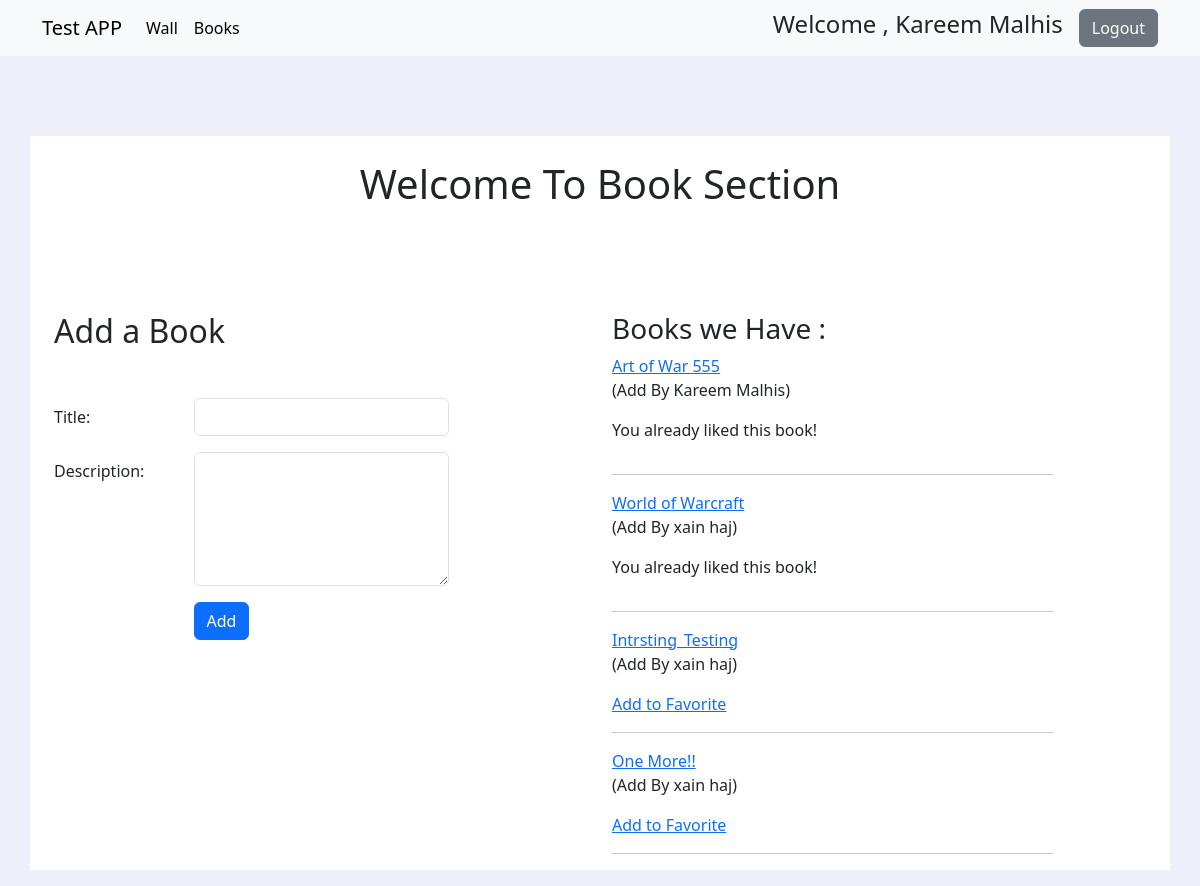
The app's page /books (signed in), older data.
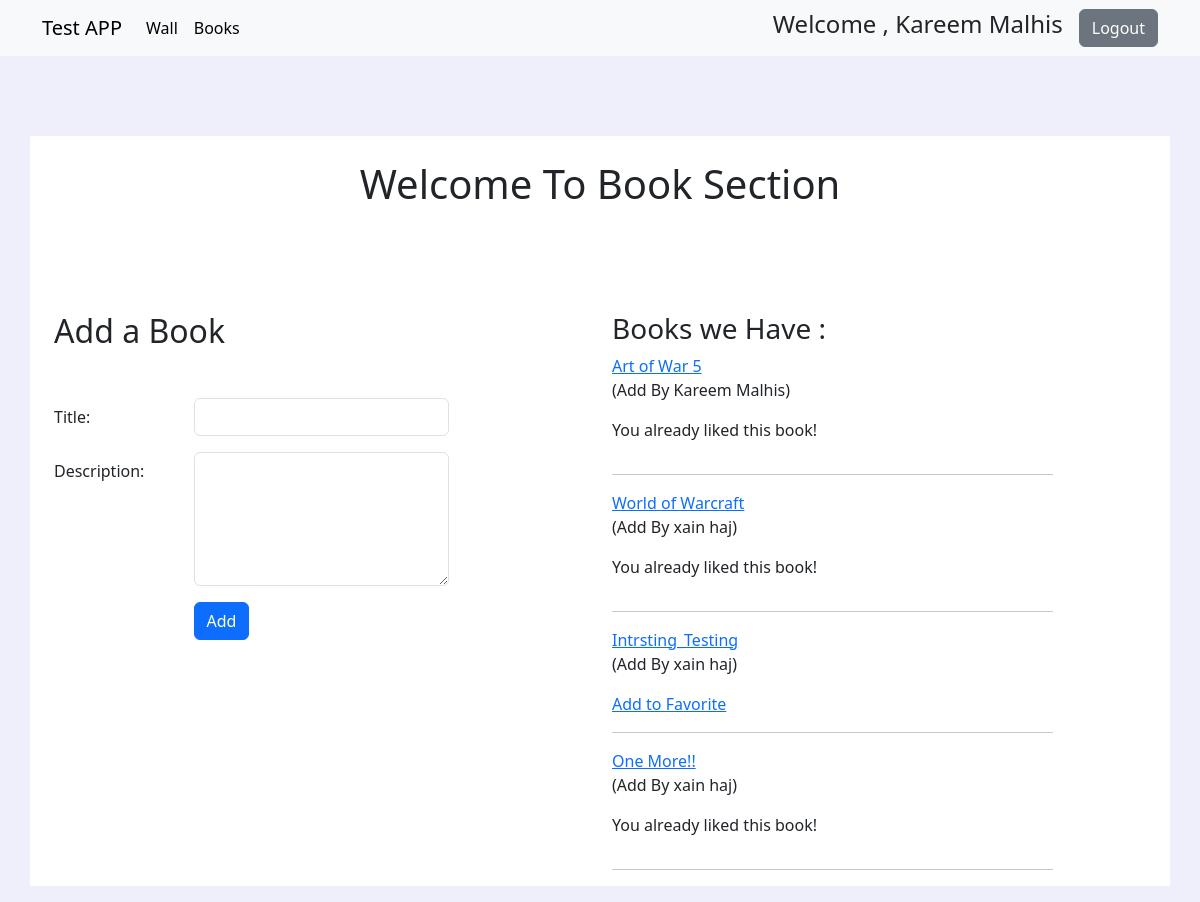
The same page, newer data.
### fav_books_app/models.py (models this page shows)
class Book(models.Model):
    title = models.CharField(max_length=255)
    liked_by = models.ManyToManyField(Users, related_name="fav_books")
    uploaded_by = models.ForeignKey(Users, related_name= "books_uploaded", on_delete=models.CASCADE)
    desc = models.TextField(default="NO Description Available")
    created_at=models.DateTimeField(auto_now_add=True)
    updated_at=models.DateTimeField(auto_now=True)
    objects = BookValidation()

class Users(models.Model):
    first_name=models.CharField(max_length=100)
    last_name=models.CharField(max_length=100)
    email=models.CharField(max_length=100)
    password=models.CharField(max_length=255)
    created_at=models.DateTimeField(auto_now_add=True)
    updated_at=models.DateTimeField(auto_now=True)
    objects = Validation()

### fav_books_app/views.py (the view)
# urls.py: path('books', views.books_page, name='books'),
def books_page(request):
    user = Users.objects.get(id=request.session['user_id'])
    books = Book.objects.all()
    tag = check_fav_users(user.id, books)
    context = {
        'first_name': user.first_name,
        'last_name': user.last_name,
        'user': user,
        'books': books,
        'tag': tag
    }
    return render(request, 'books.html', context)

### fav_books_app/views.py (called while the page is built)
def check_fav_users(user_id, books):
    dic = {}
    for book in books:
        if not book.liked_by.all().exists():
            dic[f'{book.id}'] = f"<a href='/add_to_fav/{user_id}/{book.id}'> Add to Favorite </a>"
            continue
        for user in book.liked_by.all():
            if (user.id == user_id):
                dic[f'{book.id}'] = "<p> You already liked this book!<p>"
                break
            dic[f'{book.id}'] = f"<a href='/add_to_fav/{user_id}/{book.id}'> Add to Favorite </a>"
    return dic

### fav_books_app/templates/books.html (shortened to what this page needs)
<!DOCTYPE html>
<html lang="en">
<head>
    {% load static %}
    <link rel="stylesheet" href="{% static 'css/bootstrap.css' %}">
    {% load static %}
    {% load static %}
</head>
<body style="background-color: rgba(231, 233, 249, 0.707);">
    <nav class="navbar navbar-expand-lg navbar-light bg-light">
        <div class="container">
            <a class="navbar-brand" href="#">Test APP</a>
            <div class="collapse navbar-collapse" id="navbarSupportedContent">
                <ul class="navbar-nav me-auto mb-2 mb-lg-0">
                    <li class="nav-item">
                        <a class="nav-link active" aria-current="page"
                            href="{% url 'fav_books_app:success_redirect' %}">Wall</a>
                    </li>
                    <li class="nav-item">
                        <a class="nav-link active" aria-current="page" href="{% url 'fav_books_app:books' %}">Books</a>
                    </li>
                </ul>
                <form class="d-flex align-items-center">
                    <h4> Welcome , {{first_name}} {{last_name}}</h4>
                    <a href="{% url 'fav_books_app:logout_process' %}" class="ms-3 btn btn-secondary">Logout</a>
                </form>
            </div>
        </div>
    </nav>
    <div class="container mt-6 pt-4" style="background-color: white;">
        <div class="row justify-content-center mb-3">
            <div class="col-sm-12  d-flex justify-content-center">
                <h1 class="aligne-item-center">Welcome To Book Section</h1>
            </div>
        </div>
        <div class="container mt-6 mb-3" style="background-color: white;">
            <body style="background-color: rgba(231, 233, 249, 0.707);">
                <div class="row">
                    <div class="col-sm-6 ">
                        <h2 class="mt-3 mb-5">Add a Book</h2>
                        <form action="{% url 'fav_books_app:book_process_add' %}" method="post">
                            <div class="row mb-3">
                                <div class="col-sm-3">
                                    <label class="col-form-label" for="">Title:</label>
                                </div>
                                <div class="col-sm-6">
                                    <input type="text" name="title" class="form-control">
                                </div>
                            </div>
                            <div class="row mb-3">
                                <div class="col-sm-3">
                                    <label class="col-form-label" for="">Description:</label>
                                </div>
                                <div class="col-sm-6">
                                    <textarea name="desc" class="form-control" rows="5"></textarea>
                                </div>
                            </div>
                            <div class="row mb-3 justify-content-center">
                                <div class="col-sm-6">
                                    <button type="submit" class="btn btn-primary">Add</button>
                                </div>
                            </div>
                        </form>
                    </div>
                    <div class="col-sm-6">
                        <h3 class="mt-3">Books we Have :</h3>
                        {% for book in books %}
                        <a href="{% url 'fav_books_app:book_details' id=book.id %}">{{book.title}}</a>
                        <p>(Add By {{book.uploaded_by.first_name}} {{book.uploaded_by.last_name}})</p>
                        {% for key, value in tag.items%}
                        {%if book.id|stringformat:"s" == key %}
                        {{value|safe}}
                        {% endif %}
                        {% endfor %}
                        <div class="row justify-content-start">
                            <div class="col-sm-10">
                                <hr class="hr">
                            </div>
                        </div>
                        {% endfor %}
                    </div>
                </div>
        </div>
    </div>
</body>
</html>

Row changes from the older to the newer data that the page shows:
changed Book "Kareem": title "Art of War 555" → "Art of War 5"
Text that changed along with them:
new list line: "You already liked this book!"
list line gone: "Add to Favorite"
